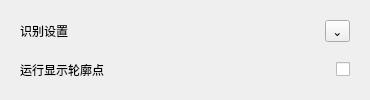
                  <widget class="QFrame" name="basicRecognitionSettingsCard">
                   <property name="frameShape">
                    <enum>QFrame::NoFrame</enum>
                   </property>
                   <property name="panelRole" stdset="0">
                    <string>configCard</string>
                   </property>
                   <layout class="QVBoxLayout" name="basicVerticalLayout_recognitionSettings">
                    <property name="spacing">
                     <number>16</number>
                    </property>
                    <property name="leftMargin">
                     <number>20</number>
                    </property>
                    <property name="topMargin">
                     <number>18</number>
                    </property>
                    <property name="rightMargin">
                     <number>20</number>
                    </property>
                    <property name="bottomMargin">
                     <number>18</number>
                    </property>
                    <item>
                     <layout class="QHBoxLayout" name="basicHorizontalLayout_recognitionHeader">
                      <item>
                       <widget class="QLabel" name="basicRecognitionSettingsTitleLabel">
                        <property name="text">
                         <string>识别设置</string>
                        </property>
                        <property name="role" stdset="0">
                         <string>cardTitle</string>
                        </property>
                       </widget>
                      </item>
                      <item>
                       <spacer name="basicHorizontalSpacer_recognitionHeader">
                        <property name="orientation">
                         <enum>Qt::Horizontal</enum>
                        </property>
                        <property name="sizeHint" stdset="0">
                         <size>
                          <width>40</width>
                          <height>20</height>
                         </size>
                        </property>
                       </spacer>
                      </item>
                      <item>
                       <widget class="QToolButton" name="basicRecognitionCollapseButton">
                        <property name="text">
                         <string>⌄</string>
                        </property>
                        <property name="role" stdset="0">
                         <string>collapseCard</string>
                        </property>
                       </widget>
                      </item>
                     </layout>
                    </item>
                    <item>
                     <layout class="QHBoxLayout" name="basicHorizontalLayout_showContour">
                      <property name="leftMargin">
                       <number>0</number>
                      </property>
                      <property name="topMargin">
                       <number>0</number>
                      </property>
                      <property name="rightMargin">
                       <number>0</number>
                      </property>
                      <property name="bottomMargin">
                       <number>0</number>
                      </property>
                      <item>
                       <widget class="QLabel" name="basicShowContourLabel">
                        <property name="minimumSize">
                         <size>
                          <width>260</width>
                          <height>0</height>
                         </size>
                        </property>
                        <property name="text">
                         <string>运行显示轮廓点</string>
                        </property>
                        <property name="role" stdset="0">
                         <string>rowField</string>
                        </property>
                       </widget>
                      </item>
                      <item>
                       <spacer name="basicHorizontalSpacer_showContour">
                        <property name="orientation">
                         <enum>Qt::Horizontal</enum>
                        </property>
                        <property name="sizeHint" stdset="0">
                         <size>
                          <width>40</width>
                          <height>20</height>
                         </size>
                        </property>
                       </spacer>
                      </item>
                      <item>
                       <widget class="QCheckBox" name="basicShowContourSwitch">
                        <property name="text">
                         <string/>
                        </property>
                       </widget>
                      </item>
                     </layout>
                    </item>
                   </layout>
                  </widget>
